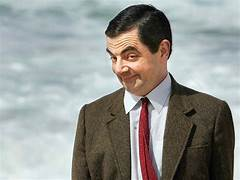
#> input picture bean.jpeg, 240 x 180 px
$ python 9.py
#> lines starting #> are read from the running program, lines starting #| are printed output that depends on the picture; after the words box and inside, x2 and y2 are one past the last pixel; in counts of white or black regions, pixels touching at a corner belong together
import cv2
import numpy as np
# Load the image
image_path = "bean.jpeg" # Replace with the path to your image
img = cv2.imread(image_path)
#> img is the input picture: shape (180, 240, 3); mean B, G, R 145.5, 149.3, 147.8
# Convert the image to grayscale
gray = cv2.cvtColor(img, cv2.COLOR_BGR2GRAY)
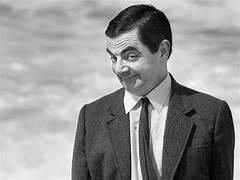
#> gray: shape (180, 240); min 0, max 255, mean 148.4
# Edge detection
edges = cv2.Canny(gray, 100, 200) # Use Canny edge detector
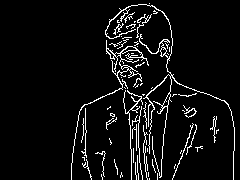
#> edges: shape (180, 240); 6.1% white in thin lines or dots, all inside (x1, y1, x2, y2) = (71, 3, 235, 180)
# Texture extraction
kernel = np.ones((5, 5), np.float32) / 25 # Define a 5x5 averaging kernel
texture = cv2.filter2D(gray, -1, kernel) # Apply the averaging filter for texture extraction
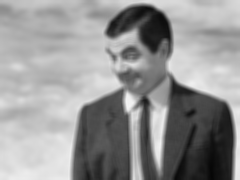
#> texture: shape (180, 240); min 6, max 244, mean 148.4
# Display the original image, edges, and texture
cv2.imshow("Original Image", img)
cv2.imshow("Edges", edges)
cv2.imshow("Texture", texture)
# Wait for a key press and then close all windows
cv2.waitKey(0)
cv2.destroyAllWindows()
